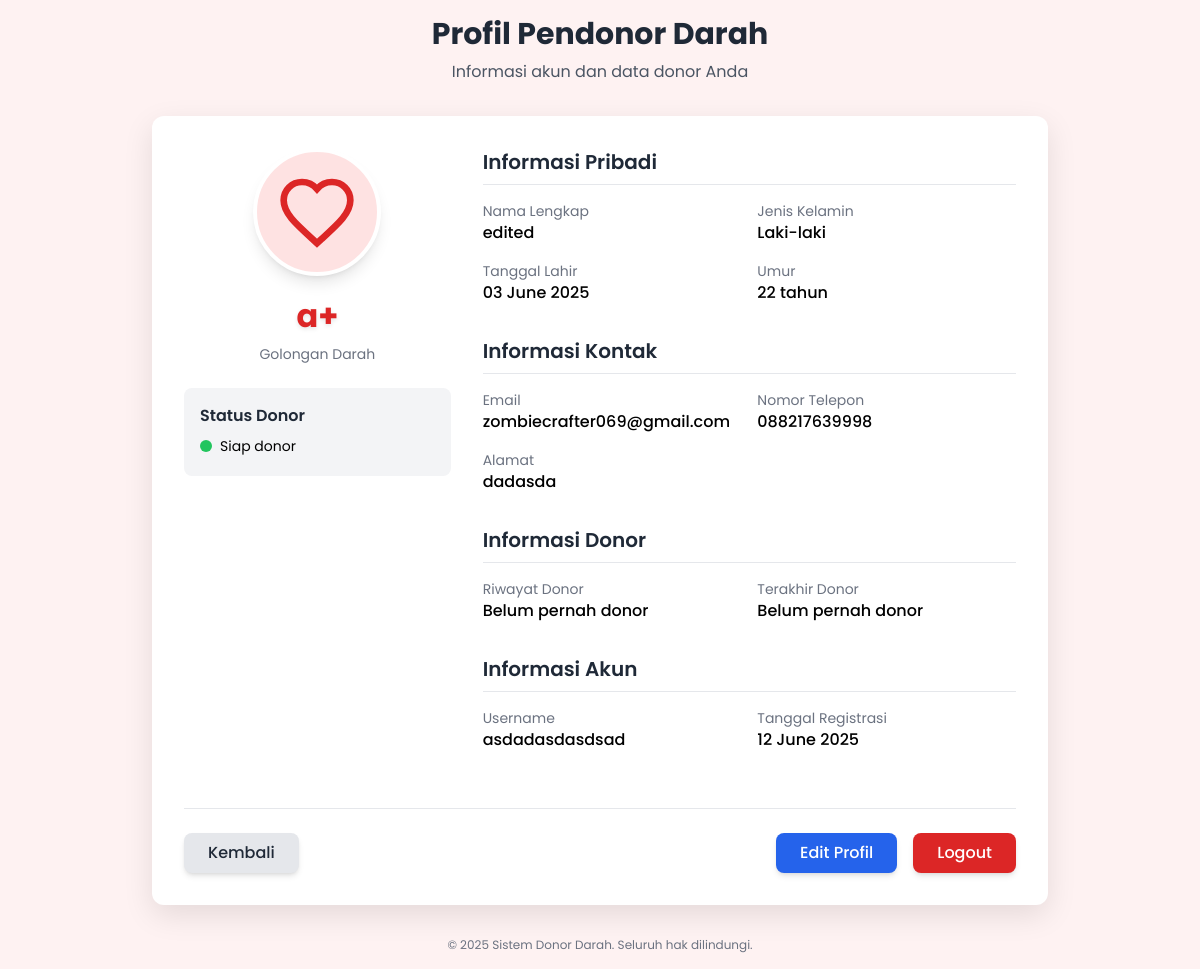
The app's page /users/profil.php (signed in), older data.
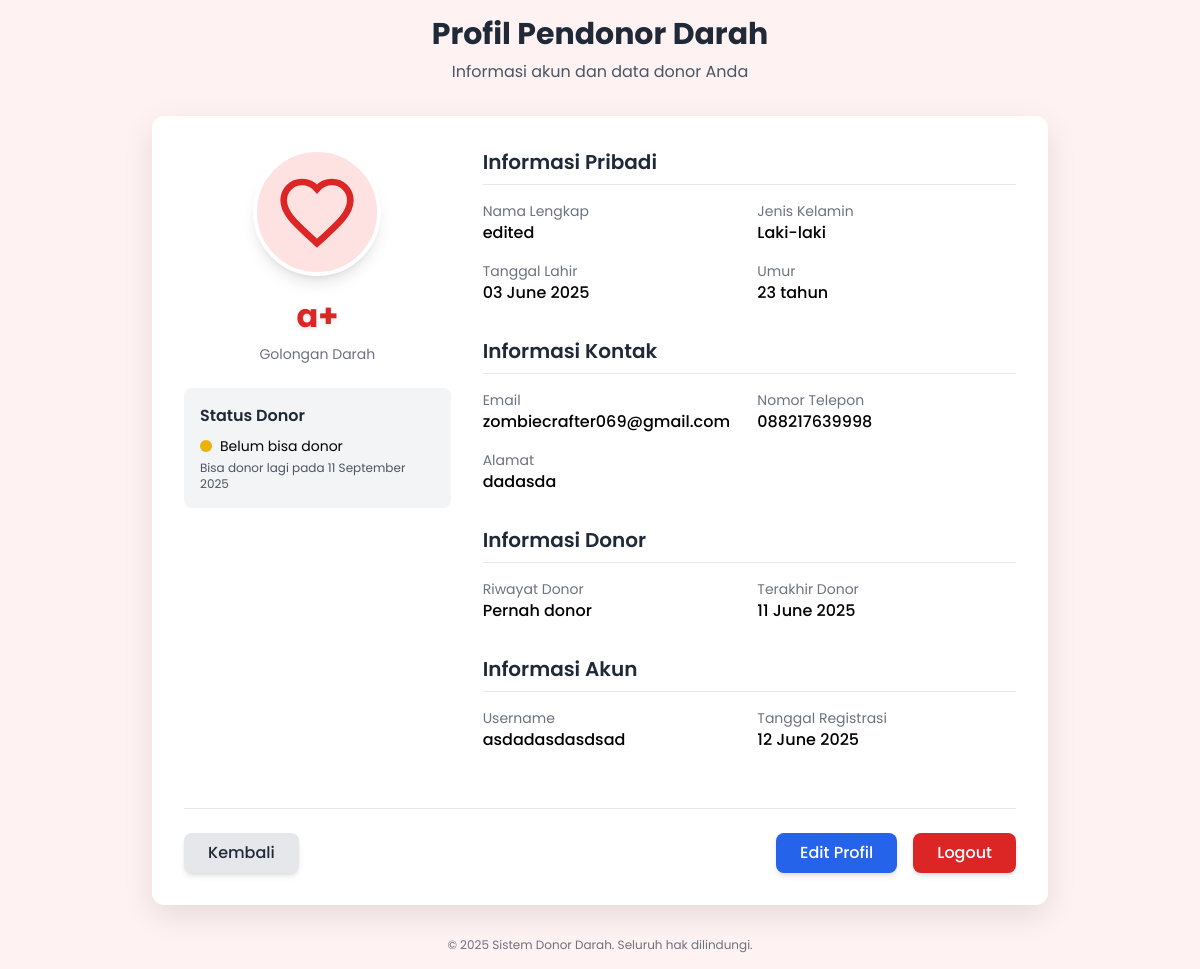
The same page, newer data.
### tables this page shows
CREATE TABLE IF NOT EXISTS `users` (
  `id` int NOT NULL AUTO_INCREMENT,
  `username` varchar(100) NOT NULL,
  `email` varchar(100) NOT NULL,
  `password` varchar(255) NOT NULL,
  `fullname` varchar(255) NOT NULL,
  `status` enum('active','inactive') NOT NULL DEFAULT 'active',
  `age` int NOT NULL,
  `phone` varchar(20) NOT NULL DEFAULT '',
  `address` text NOT NULL,
  `blood_type_id` int NOT NULL,
  `birth_date` date NOT NULL,
  `gender` enum('male','female') NOT NULL,
  `donation_history` enum('y','n') NOT NULL,
  `last_donation` date DEFAULT NULL,
  `created_at` timestamp NOT NULL DEFAULT CURRENT_TIMESTAMP,
  `updated_at` timestamp NOT NULL DEFAULT CURRENT_TIMESTAMP,
  PRIMARY KEY (`id`),
  UNIQUE KEY `username` (`username`),
  UNIQUE KEY `email` (`email`),
  KEY `blood_type` (`blood_type_id`),
  CONSTRAINT `blood_type` FOREIGN KEY (`blood_type_id`) REFERENCES `blood_types` (`id`)
);

CREATE TABLE IF NOT EXISTS `blood_types` (
  `id` int NOT NULL AUTO_INCREMENT,
  `type` varchar(2) NOT NULL,
  `rhesus` enum('-','+') NOT NULL,
  `created_at` timestamp NOT NULL DEFAULT CURRENT_TIMESTAMP,
  `updated_at` timestamp NOT NULL DEFAULT CURRENT_TIMESTAMP,
  PRIMARY KEY (`id`)
);

### users/profil.php (the view, shortened to what the changed rows need)
<?php
require_once('../db/config.php');
$username = $_SESSION['username'];
$query = "SELECT u.*, bt.type, bt.rhesus FROM users u
          JOIN blood_types bt ON u.blood_type_id = bt.id
          WHERE u.username = ?";
$stmt = $db->prepare($query);
$stmt->bind_param("s", $username);
$stmt->execute();
$result = $stmt->get_result();
$user = $result->fetch_assoc();
$birth_date = isset($user['username']) ? date('d F Y', strtotime($user['birth_date'])) : "username";
$last_donation = isset($user['last_donation']) ? date('d F Y', strtotime($user['last_donation'])) : 'Belum pernah donor';
?>
<!DOCTYPE html>
<html lang="id">
<head>
  <script src="https://cdn.tailwindcss.com"></script>
</head>
<body class="bg-red-50 font-['Poppins'] min-h-screen flex items-center justify-center p-4">
  <div class="w-full max-w-4xl">
    <div class="text-center mb-8">
      <h1 class="text-3xl font-bold text-gray-800">Profil Pendonor Darah</h1>
    </div>
    <div class="bg-white rounded-xl profile-card p-6 md:p-8">
      <div class="flex flex-col md:flex-row gap-8">
        <div class="w-full md:w-1/3 flex flex-col items-center">
          <div class="relative mb-6">
            <div class="text-center">
              <div class="blood-type text-red-600 font-bold mb-1"><?= $user['type'].$user['rhesus'] ?></div>
              <div class="text-sm text-gray-500">Golongan Darah</div>
            </div>
          </div>
          <div class="w-full bg-gray-100 rounded-lg p-4">
            <h3 class="font-semibold text-gray-800 mb-2">Status Donor</h3>
            <?php
              $lastDonation = $user['last_donation'] ? strtotime($user['last_donation']) : 0;
              $nextDonation = strtotime('+3 months', $lastDonation);
              $canDonate = time() >= $nextDonation;
            ?>
            <div class="flex items-center mb-1">
              <div class="w-3 h-3 rounded-full mr-2 <?= $canDonate ? 'bg-green-500' : 'bg-yellow-500' ?>"></div>
              <span class="text-sm"><?= $canDonate ? 'Siap donor' : 'Belum bisa donor' ?></span>
            </div>
            <?php if (!$canDonate && $lastDonation > 0): ?>
              <div class="text-xs text-gray-600 mt-1">Bisa donor lagi pada <?= date('d F Y', $nextDonation) ?></div>
            <?php endif; ?>
          </div>
        </div>
        <div class="w-full md:w-2/3">
          <div class="mb-8">
            <h2 class="text-xl font-semibold text-gray-800 mb-4 border-b pb-2">Informasi Pribadi</h2>
            <div class="grid grid-cols-1 md:grid-cols-2 gap-4">
              <div>
                <p class="text-sm text-gray-500">Nama Lengkap</p>
                <p class="font-medium"><?= htmlspecialchars($user['fullname']) ?></p>
              </div>
              <div>
                <p class="text-sm text-gray-500">Tanggal Lahir</p>
                <p class="font-medium"><?= $birth_date ?></p>
              </div>
              <div>
                <p class="text-sm text-gray-500">Umur</p>
                <p class="font-medium"><?= $user['age'] ?> tahun</p>
              </div>
            </div>
          </div>
          <div class="mb-8">
            <h2 class="text-xl font-semibold text-gray-800 mb-4 border-b pb-2">Informasi Kontak</h2>
            <div class="grid grid-cols-1 md:grid-cols-2 gap-4">
              <div>
                <p class="text-sm text-gray-500">Email</p>
                <p class="font-medium"><?= htmlspecialchars($user['email']) ?></p>
              </div>
              <div>
                <p class="text-sm text-gray-500">Nomor Telepon</p>
                <p class="font-medium"><?= htmlspecialchars($user['phone']) ?></p>
              </div>
              <div class="md:col-span-2">
                <p class="text-sm text-gray-500">Alamat</p>
                <p class="font-medium"><?= htmlspecialchars($user['address']) ?></p>
              </div>
            </div>
          </div>
          <div class="mb-8">
            <h2 class="text-xl font-semibold text-gray-800 mb-4 border-b pb-2">Informasi Donor</h2>
            <div class="grid grid-cols-1 md:grid-cols-2 gap-4">
              <div>
                <p class="text-sm text-gray-500">Riwayat Donor</p>
                <p class="font-medium"><?= $user['donation_history'] == 'y' ? 'Pernah donor' : 'Belum pernah donor' ?></p>
              </div>
              <div>
                <p class="text-sm text-gray-500">Terakhir Donor</p>
                <p class="font-medium"><?= $last_donation ?></p>
              </div>
            </div>
          </div>
          <div class="mb-6">
            <h2 class="text-xl font-semibold text-gray-800 mb-4 border-b pb-2">Informasi Akun</h2>
            <div class="grid grid-cols-1 md:grid-cols-2 gap-4">
              <div>
                <p class="text-sm text-gray-500">Username</p>
                <p class="font-medium"><?= htmlspecialchars($user['username']) ?></p>
              </div>
              <div>
                <p class="text-sm text-gray-500">Tanggal Registrasi</p>
                <p class="font-medium"><?= date('d F Y', strtotime($user['created_at'])) ?></p>
              </div>
            </div>
          </div>
        </div>
      </div>
    </div>
  </div>
</body>
</html>

Row changes from the older to the newer data that the page shows:
changed users "edited": last_donation (not shown) → "11 September 2025"; age "22" → "23"; last_donation "Belum pernah donor" → "11 June 2025"
Text that changed along with them:
text no longer shown: "Siap donor Belum pernah donor"
text now shown: "Belum bisa donor Bisa donor lagi pada Pernah donor"
